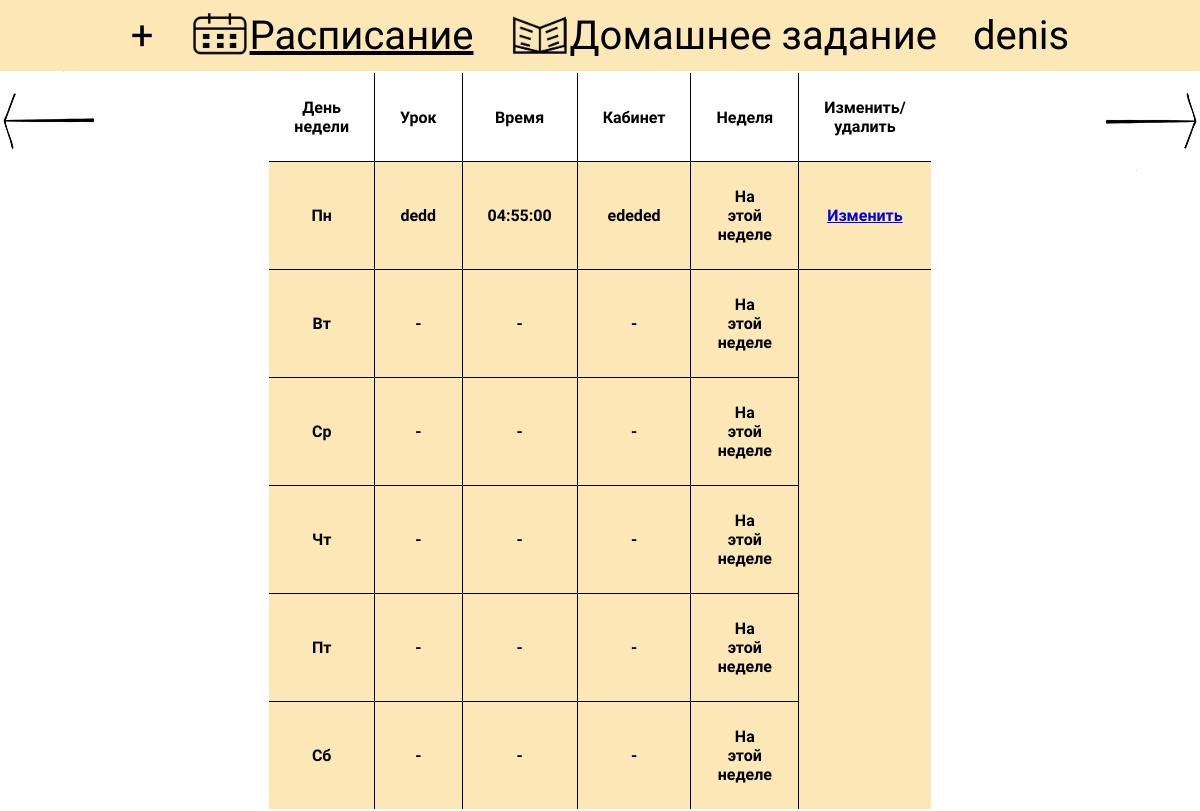
/timetable/0 (signed in), run on the app's committed database.
### Timary/data/models/users.py (models this page shows, shortened)
class User(SqlAlchemyBase, UserMixin, SerializerMixin):
    __tablename__ = 'users'
    id = Column(Integer, primary_key=True, autoincrement=True)
    login = Column(String)
    name = Column(String)
    email = Column(String, index=True, unique=True)
    hashed_password = Column(String)
    theme = Column(String)
    timetable = orm.relation('Timetable', back_populates='user')
    homework = orm.relation('Homework', back_populates='user')

### Timary/data/models/timetable.py (models this page shows)
class Timetable(SqlAlchemyBase, SerializerMixin):
    __tablename__ = 'timetable'
    lesson_id = Column(Integer, primary_key=True, autoincrement=True)
    id = Column(Integer, ForeignKey('users.id'))
    lesson = Column(String)
    room = Column(String)
    day_of_week = Column(String)
    num_of_week = Column(String)
    time = Column(Time)
    user = orm.relation('User')

### Timary/application.py (the view)
@app.route('/timetable/<num_of_week>')
def index_start(num_of_week):
    if current_user.is_anonymous:
        return render_template('main.html', len_task=0)
    if num_of_week != '0' and num_of_week != '1' and num_of_week != '2' and num_of_week != '-1' and num_of_week != '-2':
        return redirect('/timetable/0')
    db = db_session.create_session()
    lessons = db.query(Timetable).filter(Timetable.id == current_user.id).all()
    lessons1 = []
    lessons2 = []
    lessons3 = []
    lessons4 = []
    lessons5 = []
    lessons6 = []
    for lesson in lessons:
        if lesson.day_of_week == '1' and lesson.num_of_week == num_of_week:
            lessons1.append(lesson)
        elif lesson.day_of_week == '2' and lesson.num_of_week == num_of_week:
            lessons2.append(lesson)
        elif lesson.day_of_week == '3' and lesson.num_of_week == num_of_week:
            lessons3.append(lesson)
        elif lesson.day_of_week == '4' and lesson.num_of_week == num_of_week:
            lessons4.append(lesson)
        elif lesson.day_of_week == '5' and lesson.num_of_week == num_of_week:
            lessons5.append(lesson)
        elif lesson.day_of_week == '6' and lesson.num_of_week == num_of_week:
            lessons6.append(lesson)
    next_num = str(int(num_of_week) + 1)
    previous_num = str(int(num_of_week) - 1)
    if num_of_week == '0':
        message_of_week = 'На этой неделе'
    elif num_of_week == '-1':
        message_of_week = 'На предыдушей неделе'
    elif num_of_week == '-2':
        message_of_week = 'На позапрошлой неделе'
    elif num_of_week == '1':
        message_of_week = 'На следующей неделе'
    elif num_of_week == '2':
        message_of_week = 'На неделе после следующей'
    if lessons:
        db.close()
        return render_template('main.html', lessons=lessons, len_lesson=len(lessons), lessons1=lessons1, lessons2=lessons2,
                               lessons3=lessons3, lessons4=lessons4, lessons5=lessons5, lessons6=lessons6,
                               len_lesson1=len(lessons1), len_lesson2=len(lessons2), len_lesson3=len(lessons3),
                               len_lesson4=len(lessons4), len_lesson5=len(lessons5), len_lesson6=len(lessons6),
                               num_of_week=num_of_week, next_num=next_num,
                               previous_num=previous_num, message_of_week=message_of_week)
    else:
        db.close()
        return render_template('main.html', lessons=lessons, len_task=0, num_of_week=num_of_week,
                               next_num=next_num, previous_num=previous_num, message_of_week=message_of_week)

### Timary/application.py (called while the page is built)
@login_manager.user_loader
def load_user(user_id):
    db = db_session.create_session()
    user = db.query(User).get(user_id)
    return user

### Timary/data/db_session.py (called while the page is built)
def create_session() -> orm.Session:
    global __factory
    return __factory()

### Timary/templates/main.html (shortened to what this page needs)
{% extends 'base.html' %}
{% block head %}
<link href="../static/css/main.css" rel="stylesheet" type="text/css">
{% endblock %}
{% block content %}
{% if len_task == 0 %}
    <p class="text">Нажмите + чтобы добавить расписание</p>
{% else %}
<table align="center" cellpadding="100%" bgcolor="#FCE8B6" bordercolor="#FFFFFF" frame="border"
 rules="all">
    {% if num_of_week != '-2' %}
    <a href="/timetable/{{ previous_num }}"><img src="../static/img/arrow_previous.jpg" alt="" style="width: 100px; height: 100px; float:left"></img></a>
   {% else %}
    <img src="../static/img/rectangle_next.jpg" alt="" style="width: 100px; height: 100px; float:left"></img>
    {% endif %}
    <tr bgcolor="#FFFFFF">
        <th width="5%">День недели</th>
        <th>Урок</th>
        <th>Время</th>
        <th>Кабинет</th>
        <th>Неделя</th>
        <th>Изменить/удалить</th>
   </tr>
    {% if len_lesson1 == 0 %}
    <tr>
        <th> Пн</th>
        <th> -</th>
        <th> -</th>
        <th> -</th>
        <th> {{ message_of_week }}</th>
    </tr>
    {% else %}
    {% for i in range(len_lesson1) %}
    <tr>
        {% if i == 0 %}
        <th rowspan={{ len_lesson1 }}> Пн</th>
        {% endif %}
        <th> {{ lessons1[i].lesson }}</th>
        <th> {{ lessons1[i].time }}</th>
        <th> {{ lessons1[i].room }}</th>
        <th> {{ message_of_week }}</th>
        <th><a href="/add_timetable/{{ lessons1[i].lesson_id }}"> Изменить</a></th>
   </tr>
    {% endfor %}
    {% endif %}
    {% if len_lesson2 == 0 %}
    <tr>
        <th> Вт</th>
        <th> -</th>
        <th> -</th>
        <th> -</th>
        <th> {{ message_of_week }}</th>
    </tr>
    {% endif %}
    {% if len_lesson3 == 0 %}
    <tr>
        <th> Ср</th>
        <th> -</th>
        <th> -</th>
        <th> -</th>
        <th> {{ message_of_week }}</th>
    </tr>
    {% endif %}
    {% if len_lesson4 == 0 %}
    <tr>
        <th> Чт</th>
        <th> -</th>
        <th> -</th>
        <th> -</th>
        <th> {{ message_of_week }}</th>
    </tr>
    {% endif %}
    {% if len_lesson5 == 0 %}
    <tr>
        <th> Пт</th>
        <th> -</th>
        <th> -</th>
        <th> -</th>
        <th> {{ message_of_week }}</th>
    </tr>
    {% endif %}
    {% if len_lesson6 == 0 %}
    <tr>
        <th> Сб</th>
        <th> -</th>
        <th> -</th>
        <th> -</th>
        <th> {{ message_of_week }}</th>
    </tr>
    {% endif %}
    {% if num_of_week != '2' %}
    <a href="/timetable/{{ next_num }}"><img src="../static/img/arrow_next.jpg" alt="" style="width: 100px; height: 100px; float:right"></img></a>
    {% else %}
    <img src="../static/img/rectangle_next.jpg" alt="" style="width: 100px; height: 100px; float:right"></img>
    {% endif %}
{% endif %}
{% endblock %}

### Timary/templates/base.html (shortened to what this page needs)
<!DOCTYPE html>
<html lang="ru">
    <head>
        {% block head %}
        {% endblock %}
    </head>
    <body>
        <header class="up-block">
             <div class="fixed-container">
                <nav class="up-text">
                    <a href="/add_timetable/0" style="padding: 0 3% 0 0">+</a>
                    <img src="../static/img/timetable.png" style="width: 5%; height: 5%; margin: auto 0";></img>
                    <a href="/timetable/0" style="padding: 0 3% 0 0"><u>Раcписание</u></a>
                    <img src="../static/img/homework.png" style="width: 5%; height: 5%; margin: auto 0"></img>
                    <a href="/homework/0" style="padding: 0 3% 0 0">Домашнее задание</a>
                    {% if current_user.is_authenticated %}
                    <a href="/user_info">{{ current_user.name }}</a>
                    {% else %}
                    <a href="/register"> Вход/Регистрация </a>
                    {% endif %}
                </nav>
             </div>
        </header>
    {% block content %}
        {% endblock %}
    </body>
</html>

### Timary/static/css/main.css (style rules this page uses)
html, body { margin: 0; padding: 0; }
.fixed-container { width: 100%; margin: 0 auto; height: 100%; padding: 1% 0; }
nav a { font-size: 40px; margin-right: 50px; color: black; text-decoration: none; margin: auto 0; }
.up-text { width: 100%; display: flex; justify-content: center; }
.up-block { height: 100%; align-items: center; }
body { --background-color: #FCE8B6; --text-color: #000000; }
:root { --dark-background-color: #111111; --dark-text-color: #eeeeee; }
* { font-family: 'Amatic SC'; }
.up-block { background-color: #FCE8B6; }
TABLE { width: 50%; height: 50%; border-collapse: collapse; border: 2px solid white; bordercolor: #000000; }
TD, TH { padding: 25px; border: 1px solid; text-align: center; }

### data on the page
User: name "denis"
Timetable: lesson "dedd", time "04:55:00", room "ededed"

### other printed values
{{ message_of_week }} "На этой неделе"
